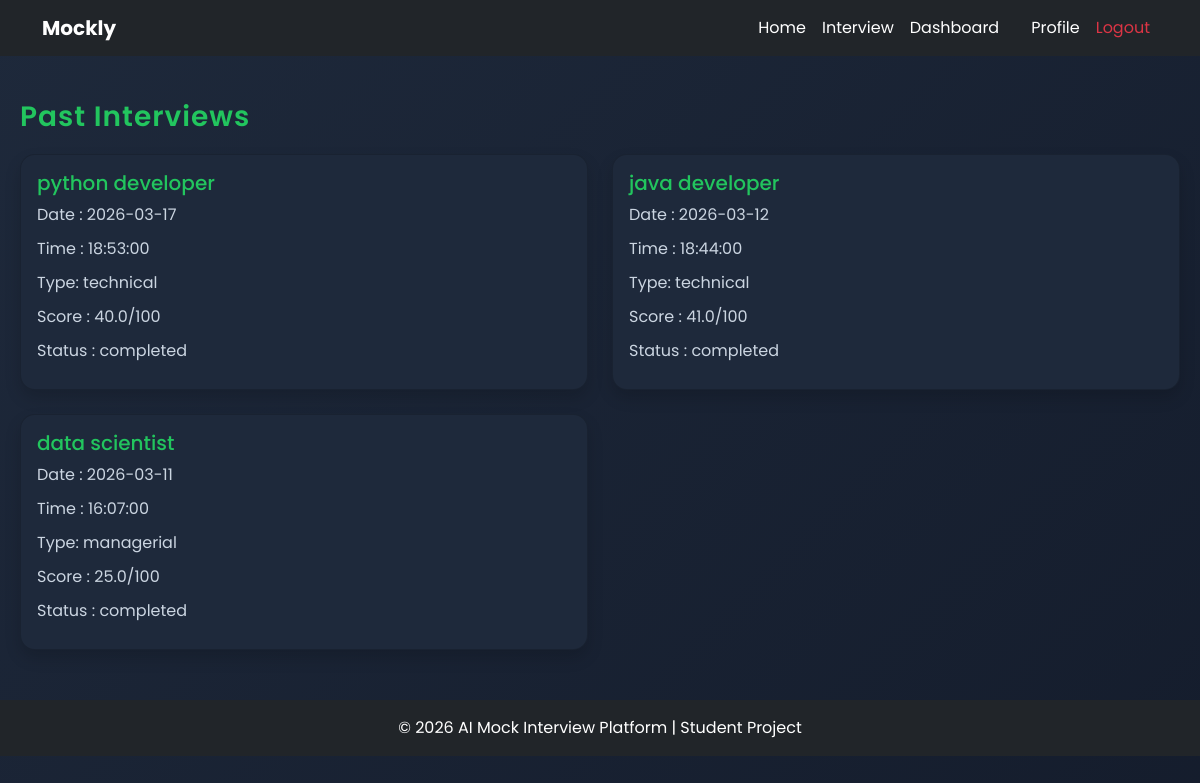
The page /dashboard (signed in) on the database its author committed.
### main_app.py (models this page shows)
class interview_data(db.Model):
    id=db.Column(db.Integer,primary_key=True)
    name=db.Column(db.String(150),nullable=False)
    email = db.Column(db.String(150), nullable=False)
    interview_type=db.Column(db.String(100),nullable=False)
    role=db.Column(db.String(100),nullable=False)
    date=db.Column(db.Date(),nullable=False)
    time=db.Column(db.Time(),nullable=False)
    score = db.Column(db.Float,nullable=True)
    status=db.Column(db.String(100),nullable=True)

### main_app.py (the view)
@app.route('/dashboard')
def dashboard():
    if 'user_email' not in session:
        flash("Please login first!", "warning")
        return redirect(url_for('login'))
    user_email = session['user_email']
    now = datetime.now()
    interviews = interview_data.query.filter_by(
        email=user_email
    ).order_by(
        interview_data.date.desc()
    ).all()
    upcoming_interviews = []
    past_interviews = []
    for interview in interviews:
        interview_datetime = datetime.combine(
            interview.date,
            interview.time
        )
        interview.datetime_str = interview_datetime.strftime(
            "%d %b %Y, %I:%M %p"
        )
        join_start_time = interview_datetime - timedelta(minutes=5)
        join_end_time = interview_datetime + timedelta(minutes=10)
        interview.can_join = False
        if (
            interview.status.lower() == "scheduled"
            or join_start_time <= now <= join_end_time
        ):
            interview.can_join = True
            upcoming_interviews.append(interview)
        else:
            past_interviews.append(interview)
    return render_template(
        "dashboard.html",
        upcoming_interviews=upcoming_interviews,
        past_interviews=past_interviews,
        user_name=session.get('user_name')
    )

### main_app.py (called while the page is built)
@app.after_request
def add_header(response):
    response.headers["Cache-Control"] = "no-cache, no-store, must-revalidate"
    response.headers["Pragma"] = "no-cache"
    response.headers["Expires"] = "0"
    return response

### templates/dashboard.html (shortened to what this page needs)
{% extends 'base_with_login.html' %} {% block title %} Home {% endblock title %}
{% block body %}
<div class="dashboard-container">
  <h3 class="section-title mt-5">Past Interviews</h3>
  <div class="row g-4">
    {% for interview in past_interviews %}
    <div class="col-md-6">
      <div class="card p-3 shadow">
        <h5>{{ interview.role }}</h5>
        <p>Date : {{ interview.date }} </p>
        <p>Time : {{ interview.time }}</p>
        <p>Type: {{ interview.interview_type }}</p>
        <p>Score : {{ interview.score }}/100</p>
        <p>Status : {{ interview.status }}</p>
      </div>
    </div>
    {% endfor %}
  </div>
</div>
{% endblock body %}

### static/css/home_with_login.css (style rules this page uses)
body { font-family: "Poppins", sans-serif; background: #0f172a; color: white; }
.card { border-radius: 15px; }

### static/css/dashboard.css (style rules this page uses)
body { font-family: "Poppins", sans-serif; background: linear-gradient(to right, #0f172a, #1e293b); color: white; min-height: 100vh; transition: background 0.5s ease; }
.dashboard-container { max-width: 1200px; margin: 100px auto 50px auto; padding: 0 20px; }
.section-title { color: #22c55e; margin-bottom: 20px; font-weight: 600; letter-spacing: 1px; }
.card { background: #1e293b; border-radius: 15px; padding: 20px; transition: transform 0.3s ease, box-shadow 0.3s ease; cursor: pointer; }
.card h5 { color: #22c55e; transition: color 0.3s ease; }
.card p { margin-bottom: 10px; color: #cbd5e1; }
* { transition: all 0.3s ease; }
body { background: linear-gradient(-45deg, #0f172a, #1e293b, #111827, #1e293b); background-size: 400% 400%; animation: gradientBG 15s ease infinite; }

### static/css/edit_profile.css (style rules this page uses)
body { font-family: "Poppins", sans-serif; background-color: #f4f6f9; }

### rows shown on the page
interview_data: role "python developer", date "2026-03-17", time "18:53:00", interview_type "technical", score "40.0", status "completed"
interview_data: role "java developer", date "2026-03-12", time "18:44:00", interview_type "technical", score "41.0", status "completed"
interview_data: role "data scientist", date "2026-03-11", time "16:07:00", interview_type "managerial", score "25.0", status "completed"
